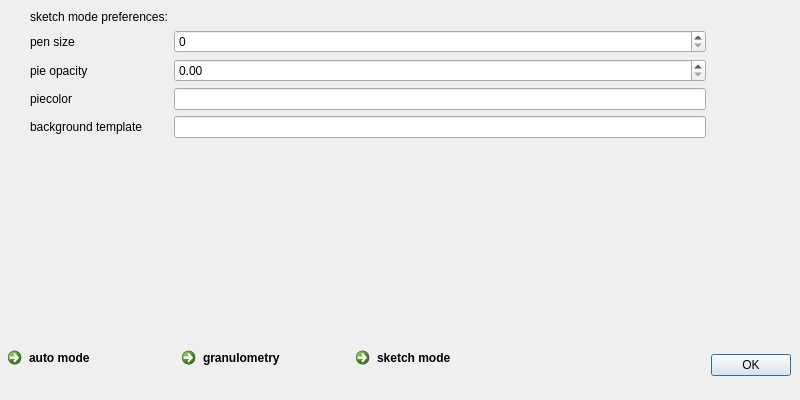
<?xml version="1.0" encoding="UTF-8"?>
<ui version="4.0">
 <class>Form</class>
 <widget class="QWidget" name="Form">
  <property name="geometry">
   <rect>
    <x>0</x>
    <y>0</y>
    <width>800</width>
    <height>400</height>
   </rect>
  </property>
  <property name="windowTitle">
   <string>Form</string>
  </property>
  <widget class="QStackedWidget" name="stackedWidget">
   <property name="geometry">
    <rect>
     <x>0</x>
     <y>0</y>
     <width>800</width>
     <height>350</height>
    </rect>
   </property>
   <property name="currentIndex">
    <number>2</number>
   </property>
   <widget class="QWidget" name="page">
    <widget class="QWidget" name="formLayoutWidget">
     <property name="geometry">
      <rect>
       <x>0</x>
       <y>0</y>
       <width>791</width>
       <height>684</height>
      </rect>
     </property>
     <layout class="QFormLayout" name="formLayout">
      <property name="fieldGrowthPolicy">
       <enum>QFormLayout::AllNonFixedFieldsGrow</enum>
      </property>
      <item row="1" column="0">
       <widget class="QLabel" name="label_3">
        <property name="text">
         <string>Auto Mode Preferences:</string>
        </property>
       </widget>
      </item>
      <item row="2" column="0">
       <widget class="QCheckBox" name="checkBox">
        <property name="text">
         <string>start with auto mode</string>
        </property>
       </widget>
      </item>
      <item row="4" column="0">
       <widget class="QLabel" name="label_2">
        <property name="text">
         <string>default event</string>
        </property>
       </widget>
      </item>
      <item row="4" column="1">
       <widget class="QComboBox" name="comboBox">
        <item>
         <property name="text">
          <string>event</string>
         </property>
        </item>
        <item>
         <property name="text">
          <string>todo</string>
         </property>
        </item>
        <item>
         <property name="text">
          <string>alarm</string>
         </property>
        </item>
       </widget>
      </item>
      <item row="5" column="0">
       <widget class="QLabel" name="defautlFontLabel">
        <property name="text">
         <string>default font</string>
        </property>
       </widget>
      </item>
      <item row="5" column="1">
       <widget class="QFontComboBox" name="fontComboBox"/>
      </item>
      <item row="3" column="1">
       <widget class="QLabel" name="label_7">
        <property name="text">
         <string>(requires auto mode)</string>
        </property>
       </widget>
      </item>
      <item row="3" column="0">
       <widget class="QCheckBox" name="checkBox_2">
        <property name="text">
         <string>sync with calendar</string>
        </property>
       </widget>
      </item>
     </layout>
    </widget>
   </widget>
   <widget class="QWidget" name="page_2">
    <widget class="QTextBrowser" name="textBrowser">
     <property name="geometry">
      <rect>
       <x>12</x>
       <y>230</y>
       <width>769</width>
       <height>101</height>
      </rect>
     </property>
     <property name="html">
      <string>&lt;!DOCTYPE HTML PUBLIC &quot;-//W3C//DTD HTML 4.0//EN&quot; &quot;http://www.w3.org/TR/REC-html40/strict.dtd&quot;&gt;
&lt;html&gt;&lt;head&gt;&lt;meta name=&quot;qrichtext&quot; content=&quot;1&quot; /&gt;&lt;style type=&quot;text/css&quot;&gt;
p, li { white-space: pre-wrap; }
&lt;/style&gt;&lt;/head&gt;&lt;body style=&quot; font-family:'Droid Sans'; font-size:18pt; font-weight:400; font-style:normal;&quot;&gt;
&lt;p align=&quot;center&quot; style=&quot; margin-top:0px; margin-bottom:0px; margin-left:0px; margin-right:0px; -qt-block-indent:0; text-indent:0px;&quot;&gt;&lt;span style=&quot; font-size:10pt; font-weight:600;&quot;&gt;Granulometry: time tolerance while dragging: set up here your favourite time steps. defaults are: 15, 5, 1 minutes&lt;/span&gt;&lt;/p&gt;
&lt;p align=&quot;center&quot; style=&quot; margin-top:0px; margin-bottom:0px; margin-left:0px; margin-right:0px; -qt-block-indent:0; text-indent:0px;&quot;&gt;&lt;span style=&quot; font-size:10pt; font-weight:600;&quot;&gt;Granulometry radii: radii of the boundaries between zones, measured from the center.&lt;/span&gt;&lt;/p&gt;
&lt;p align=&quot;center&quot; style=&quot; margin-top:0px; margin-bottom:0px; margin-left:0px; margin-right:0px; -qt-block-indent:0; text-indent:0px;&quot;&gt;&lt;span style=&quot; font-size:10pt; font-weight:600;&quot;&gt;defaults are: 100, 200&lt;/span&gt;&lt;/p&gt;&lt;/body&gt;&lt;/html&gt;</string>
     </property>
    </widget>
    <widget class="QWidget" name="layoutWidget">
     <property name="geometry">
      <rect>
       <x>14</x>
       <y>14</y>
       <width>761</width>
       <height>211</height>
      </rect>
     </property>
     <layout class="QGridLayout" name="gridLayout">
      <item row="0" column="0">
       <widget class="QLabel" name="label_4">
        <property name="text">
         <string>granulometry:</string>
        </property>
       </widget>
      </item>
      <item row="0" column="1">
       <widget class="QLabel" name="label_5">
        <property name="text">
         <string>granulometry radii:</string>
        </property>
       </widget>
      </item>
      <item row="1" column="0">
       <layout class="QFormLayout" name="formLayout_6">
        <item row="0" column="0">
         <widget class="QLabel" name="label_12">
          <property name="text">
           <string>inner</string>
          </property>
         </widget>
        </item>
        <item row="0" column="1">
         <widget class="QSpinBox" name="spinBox_9"/>
        </item>
        <item row="1" column="0">
         <widget class="QLabel" name="label_13">
          <property name="text">
           <string>middle</string>
          </property>
         </widget>
        </item>
        <item row="1" column="1">
         <widget class="QSpinBox" name="spinBox_10"/>
        </item>
        <item row="2" column="0">
         <widget class="QLabel" name="label_14">
          <property name="text">
           <string>outer</string>
          </property>
         </widget>
        </item>
        <item row="2" column="1">
         <widget class="QSpinBox" name="spinBox_11"/>
        </item>
       </layout>
      </item>
      <item row="1" column="1">
       <layout class="QFormLayout" name="formLayout_7">
        <item row="0" column="0">
         <widget class="QLabel" name="label_15">
          <property name="text">
           <string>inner</string>
          </property>
         </widget>
        </item>
        <item row="0" column="1">
         <widget class="QSpinBox" name="spinBox_12"/>
        </item>
        <item row="1" column="0">
         <widget class="QLabel" name="label_16">
          <property name="text">
           <string>middle</string>
          </property>
         </widget>
        </item>
        <item row="1" column="1">
         <widget class="QSpinBox" name="spinBox_13"/>
        </item>
       </layout>
      </item>
     </layout>
    </widget>
   </widget>
   <widget class="QWidget" name="page_4">
    <widget class="QWidget" name="layoutWidget">
     <property name="geometry">
      <rect>
       <x>30</x>
       <y>10</y>
       <width>676</width>
       <height>325</height>
      </rect>
     </property>
     <layout class="QHBoxLayout" name="horizontalLayout">
      <item>
       <layout class="QFormLayout" name="formLayout_5">
        <property name="fieldGrowthPolicy">
         <enum>QFormLayout::AllNonFixedFieldsGrow</enum>
        </property>
        <item row="0" column="0">
         <widget class="QLabel" name="sketchModePreferencesLabel">
          <property name="text">
           <string>sketch mode preferences:</string>
          </property>
         </widget>
        </item>
        <item row="1" column="0">
         <widget class="QLabel" name="label_17">
          <property name="text">
           <string>pen size</string>
          </property>
         </widget>
        </item>
        <item row="1" column="1">
         <widget class="QSpinBox" name="spinBox_14"/>
        </item>
        <item row="2" column="0">
         <widget class="QLabel" name="label_18">
          <property name="text">
           <string>pie opacity</string>
          </property>
         </widget>
        </item>
        <item row="2" column="1">
         <widget class="QDoubleSpinBox" name="doubleSpinBox_15"/>
        </item>
        <item row="3" column="0">
         <widget class="QLabel" name="piecolorLabel">
          <property name="text">
           <string>piecolor</string>
          </property>
         </widget>
        </item>
        <item row="3" column="1">
         <widget class="QLineEdit" name="piecolorLineEdit"/>
        </item>
        <item row="4" column="1">
         <widget class="QLineEdit" name="backgroundTemplateLineEdit"/>
        </item>
        <item row="4" column="0">
         <widget class="QLabel" name="backgroundTemplateLabel">
          <property name="text">
           <string>background template</string>
          </property>
         </widget>
        </item>
       </layout>
      </item>
     </layout>
    </widget>
   </widget>
  </widget>
  <widget class="QWidget" name="layoutWidget_3">
   <property name="geometry">
    <rect>
     <x>0</x>
     <y>340</y>
     <width>791</width>
     <height>51</height>
    </rect>
   </property>
   <layout class="QHBoxLayout" name="horizontalLayout_2">
    <item>
     <widget class="QCommandLinkButton" name="commandLinkButton_7">
      <property name="text">
       <string>auto mode</string>
      </property>
     </widget>
    </item>
    <item>
     <widget class="QCommandLinkButton" name="commandLinkButton_15">
      <property name="text">
       <string>granulometry</string>
      </property>
     </widget>
    </item>
    <item>
     <widget class="QCommandLinkButton" name="commandLinkButton_9">
      <property name="text">
       <string>sketch mode</string>
      </property>
     </widget>
    </item>
    <item>
     <widget class="QDialogButtonBox" name="buttonBox">
      <property name="standardButtons">
       <set>QDialogButtonBox::Ok</set>
      </property>
     </widget>
    </item>
   </layout>
  </widget>
 </widget>
 <resources/>
 <connections/>
</ui>
